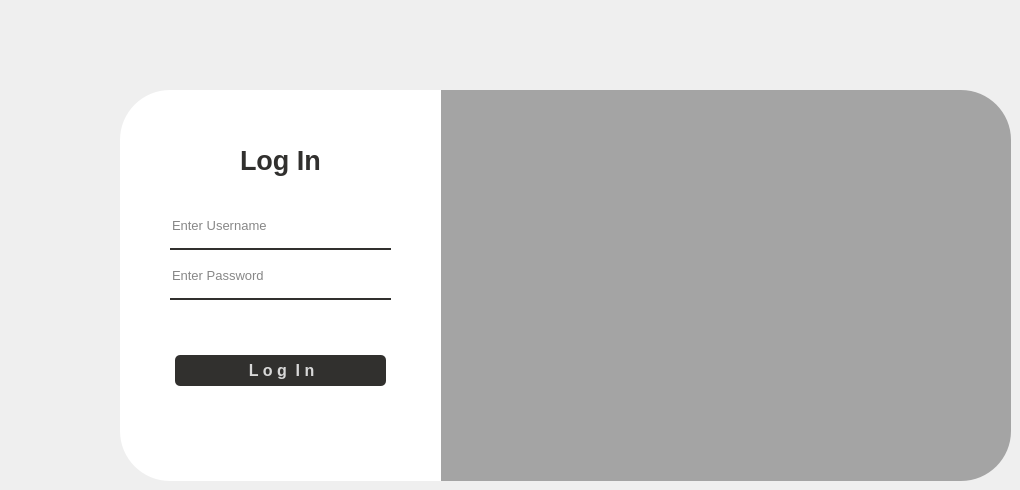
    <widget class="QWidget" name="LoginPage">
     <widget class="QLabel" name="label_30">
      <property name="geometry">
       <rect>
        <x>390</x>
        <y>90</y>
        <width>621</width>
        <height>391</height>
       </rect>
      </property>
      <property name="styleSheet">
       <string notr="true">border-image: url(:/gif /gifsample.gif);
border-top-right-radius: 50px;
border-bottom-right-radius: 50px;</string>
      </property>
      <property name="text">
       <string/>
      </property>
     </widget>
     <widget class="QLabel" name="label_31">
      <property name="geometry">
       <rect>
        <x>390</x>
        <y>90</y>
        <width>621</width>
        <height>391</height>
       </rect>
      </property>
      <property name="styleSheet">
       <string notr="true">background-color:rgba(0, 0, 0, 80);
border-image: url(:/gif/D:/gif2.gif);
border-top-right-radius: 50px;
border-bottom-right-radius: 50px;</string>
      </property>
      <property name="text">
       <string/>
      </property>
     </widget>
     <widget class="QLabel" name="label_32">
      <property name="geometry">
       <rect>
        <x>120</x>
        <y>90</y>
        <width>321</width>
        <height>391</height>
       </rect>
      </property>
      <property name="styleSheet">
       <string notr="true">background-color:rgba(255, 255, 255, 255);
border-top-left-radius: 50px;
border-bottom-left-radius: 50px;</string>
      </property>
      <property name="text">
       <string/>
      </property>
     </widget>
     <widget class="QLabel" name="label_33">
      <property name="geometry">
       <rect>
        <x>240</x>
        <y>140</y>
        <width>81</width>
        <height>40</height>
       </rect>
      </property>
      <property name="font">
       <font>
        <pointsize>20</pointsize>
        <bold>true</bold>
       </font>
      </property>
      <property name="styleSheet">
       <string notr="true">color: #31302E;</string>
      </property>
      <property name="text">
       <string>Log In</string>
      </property>
     </widget>
     <widget class="QLineEdit" name="lineEdit">
      <property name="geometry">
       <rect>
        <x>170</x>
        <y>210</y>
        <width>221</width>
        <height>40</height>
       </rect>
      </property>
      <property name="font">
       <font>
        <pointsize>10</pointsize>
       </font>
      </property>
      <property name="styleSheet">
       <string notr="true">background-color:rgba(0, 0, 0, 0);
border:none;
border-bottom:2px solid #31302E;
color:rgba(0, 0, 0, 240);
padding-bottom: 7px</string>
      </property>
      <property name="placeholderText">
       <string>Enter Username</string>
      </property>
     </widget>
     <widget class="QLineEdit" name="lineEdit_2">
      <property name="geometry">
       <rect>
        <x>170</x>
        <y>260</y>
        <width>221</width>
        <height>40</height>
       </rect>
      </property>
      <property name="font">
       <font>
        <pointsize>10</pointsize>
       </font>
      </property>
      <property name="styleSheet">
       <string notr="true">background-color:rgba(0, 0, 0, 0);
border:none;
border-bottom:2px solid #31302E;
color:rgba(0, 0, 0, 240);
padding-bottom: 7px</string>
      </property>
      <property name="echoMode">
       <enum>QLineEdit::Password</enum>
      </property>
      <property name="placeholderText">
       <string>Enter Password</string>
      </property>
     </widget>
     <widget class="QPushButton" name="LoginpushButton">
      <property name="geometry">
       <rect>
        <x>170</x>
        <y>350</y>
        <width>221</width>
        <height>41</height>
       </rect>
      </property>
      <property name="font">
       <font>
        <pointsize>-1</pointsize>
        <bold>true</bold>
       </font>
      </property>
      <property name="styleSheet">
       <string notr="true">QPushButton {
    background-color: #31302E; /* Solid color */
    border: none;
    border-radius: 5px;
    color: #d8d8d8;
    padding: 4px 5px;
    text-align: center;
    font-size: 16px;
    font-weight: bold;
    min-width: 10px;
    min-height: 4px;
    margin: 5px;
	padding-right: 25px;
	
}

QPushButton:hover {
    background-color: #94908D; /* Solid color on hover */
}

QPushButton:pressed {
    background-color: #94908D; /* Solid color on pressed */
}

QPushButton:disabled {
    background-color: #000000; /* Solid color on disabled */
    color: #757575;
}
</string>
      </property>
      <property name="text">
       <string>     L o g  I n</string>
      </property>
     </widget>
    </widget>
